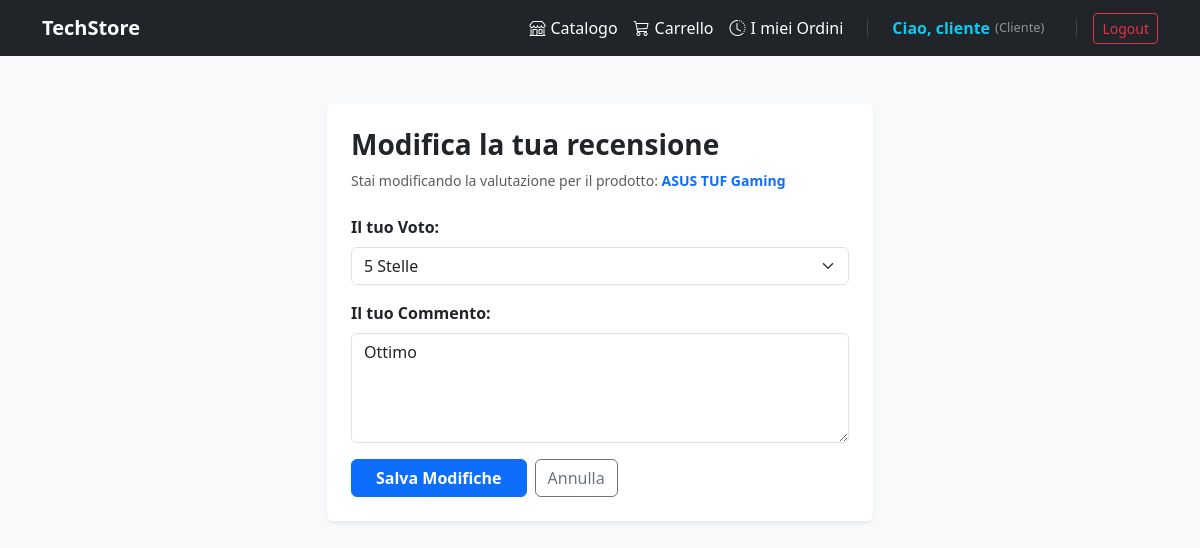
The page /recensioni/modifica/3/ (signed in) on the database its author committed.
### accounts/models.py (models this page shows)
class CustomUser(AbstractUser):
    CUSTOMER = 'customer'
    STORE_MANAGER = 'store_manager'
    WAREHOUSE_WORKER = 'warehouse_worker'
    ROLE_CHOICES = [
        (CUSTOMER, 'Customer'),
        (STORE_MANAGER, 'Store Manager'),
        (WAREHOUSE_WORKER, 'Warehouse Worker'),
    ]
    role = models.CharField(
        max_length=20,
        choices=ROLE_CHOICES,
        default=CUSTOMER,
        help_text="Ruolo dell'utente all'interno dell'e-commerce"
    )
    def is_manager(self):
        return self.role == self.STORE_MANAGER
    def is_warehouse(self):
        return self.role == self.WAREHOUSE_WORKER

### store/models.py (models this page shows, shortened)
class Product(models.Model):
    category = models.ForeignKey(Category, on_delete=models.CASCADE, related_name='products')
    name = models.CharField(max_length=200)
    description = models.TextField()
    price = models.DecimalField(max_digits=10, decimal_places=2)
    stock = models.IntegerField(default=0)
    is_active = models.BooleanField(default=True)

### reviews/models.py (models this page shows, shortened)
class Review(models.Model):
    product = models.ForeignKey(Product, on_delete=models.CASCADE, related_name='reviews')
    user = models.ForeignKey(settings.AUTH_USER_MODEL, on_delete=models.CASCADE)
    rating = models.IntegerField(
        validators=[MinValueValidator(1), MaxValueValidator(5)],
        verbose_name="Voto"
    )
    comment = models.TextField(max_length=1000, verbose_name="Commento")
    created_at = models.DateTimeField(auto_now_add=True)
    class Meta:
        ordering = ['-created_at']

### reviews/views.py (the view)
# urls.py: path('modifica/<int:review_id>/', views.edit_review, name='edit_review'),
@login_required
def edit_review(request, review_id):
    review = get_object_or_404(Review, id=review_id)
    product = review.product
    if request.user != review.user:
        messages.error(request, "Azione non consentita. Puoi modificare solo le tue recensioni.")
        return redirect('product_detail', pk=product.id)
    if request.method == 'POST':
        form = ReviewForm(request.POST, instance=review)
        if form.is_valid():
            form.save()
            messages.success(request, "Recensione aggiornata con successo!")
            return redirect('product_detail', pk=product.id)
        else:
            messages.error(request, "Errore nella compilazione. Controlla i dati inseriti.")
    else:
        form = ReviewForm(instance=review)
    return render(request, 'modificaRecensione.html', {
        'form': form,
        'review': review,
        'product': product
    })

### reviews/forms.py
class ReviewForm(forms.ModelForm):
    class Meta:
        model = Review
        fields = ['rating', 'comment']
        widgets = {
            'rating': forms.Select(
                choices=[(i, f"{i} Stelle") for i in range(1, 6)],
                attrs={'class': 'form-select'}
            ),
            'comment': forms.Textarea(
                attrs={'class': 'form-control', 'rows': 4, 'placeholder': 'Scrivi la tua opinione sul prodotto...'}
            ),
        }

### templates/modificaRecensione.html (shortened to what this page needs)
{% extends 'base.html' %}
{% block content %}
<div class="row justify-content-center mt-5">
    <div class="col-md-6">
        <div class="card shadow-sm border-0 p-4">
            <h3 class="fw-bold mb-2">Modifica la tua recensione</h3>
            <p class="text-muted small mb-4">Stai modificando la valutazione per il prodotto: <strong class="text-primary">{{ product.name }}</strong></p>
            <form method="POST">
                <div class="mb-3">
                    <label class="form-label fw-bold">Il tuo Voto:</label>
                    {{ form.rating }}
                </div>
                <div class="mb-3">
                    <label class="form-label fw-bold">Il tuo Commento:</label>
                    {{ form.comment }}
                </div>
                <div class="d-flex gap-2">
                    <button type="submit" class="btn btn-primary fw-bold px-4">
                        Salva Modifiche
                    </button>
                    <a href="{% url 'product_detail' product.id %}" class="btn btn-outline-secondary">
                        Annulla
                    </a>
                </div>
            </form>
        </div>
    </div>
</div>
{% endblock %}

### templates/base.html (shortened to what this page needs)
<!doctype html>
<html lang="it">
  <head>
    <link
      href="https://cdn.jsdelivr.net/npm/bootstrap@5.3.0/dist/css/bootstrap.min.css"
      rel="stylesheet"
    />
    <link
      href="https://cdn.jsdelivr.net/npm/bootstrap-icons@1.11.3/font/bootstrap-icons.min.css"
      rel="stylesheet"
    />
  </head>
  <body class="bg-light">
    <nav class="navbar navbar-expand-lg navbar-dark bg-dark mb-4">
      <div class="container">
        <a class="navbar-brand fw-bold" href="{% url 'product_list' %}"
          >TechStore</a
        >
        <div class="collapse navbar-collapse" id="navbarNav">
          <ul class="navbar-expand navbar-nav ms-auto align-items-center">
            <li class="nav-item">
              <a class="nav-link text-white" href="{% url 'product_list' %}">
                <i class="bi bi-shop"></i> Catalogo
              </a>
            </li>
            <li class="nav-item">
              <a class="nav-link text-white position-relative" href="{% url 'cart_detail' %}">
                <i class="bi bi-cart3"></i> Carrello
              </a>
            </li>
            {% if user.is_authenticated %}
            <li class="nav-item">
              <a class="nav-link text-white" href="{% url 'userOrders' %}">
                <i class="bi bi-clock-history"></i> I miei Ordini
              </a>
            </li>
            {% endif %}
            {% if user.is_authenticated %}
            <li class="nav-item">
              <a class="nav-link text-info fw-semibold me-2" href="{% url 'profile' %}">
                Ciao, {{ user.username }}
                <span style="font-size: 0.8rem; font-weight: normal;" class="text-white-50">
                  ({% if user.is_manager or user.is_superuser %}Manager{% elif user.is_warehouse %}Magazziniere{% else %}Cliente{% endif %})
                </span>
              </a>
            </li>
            <li class="nav-item">
              <form
                action="{% url 'logout' %}"
                method="post"
                class="d-inline"
              >
                <button type="submit" class="btn btn-sm btn-outline-danger">
                  Logout
                </button>
              </form>
            </li>
            {% endif %}
          </ul>
        </div>
      </div>
    </nav>
    <div class="container">
      {% block content %} {% endblock %}
    </div>
  </body>
</html>

### templates/base.html (style rules this page uses)
.navbar-nav .nav-link { font-weight: 500; padding: 0.4rem 0.75rem; border-radius: 6px; transition: background-color 0.2s ease, color 0.2s ease; display: flex; align-items: center; gap: 5px; }

### rows shown on the page
CustomUser: username "cliente"
Product: name "ASUS TUF Gaming"
Review: rating "5 Stelle", comment "Ottimo"
